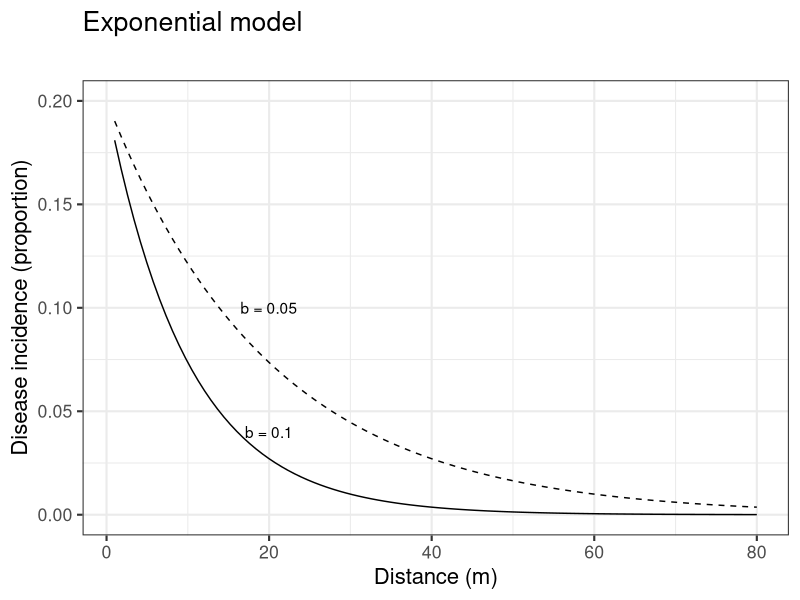
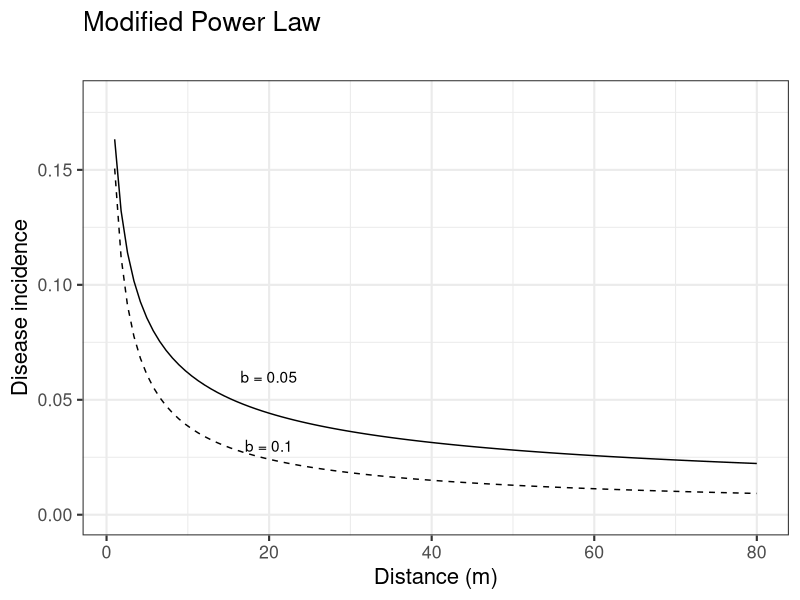
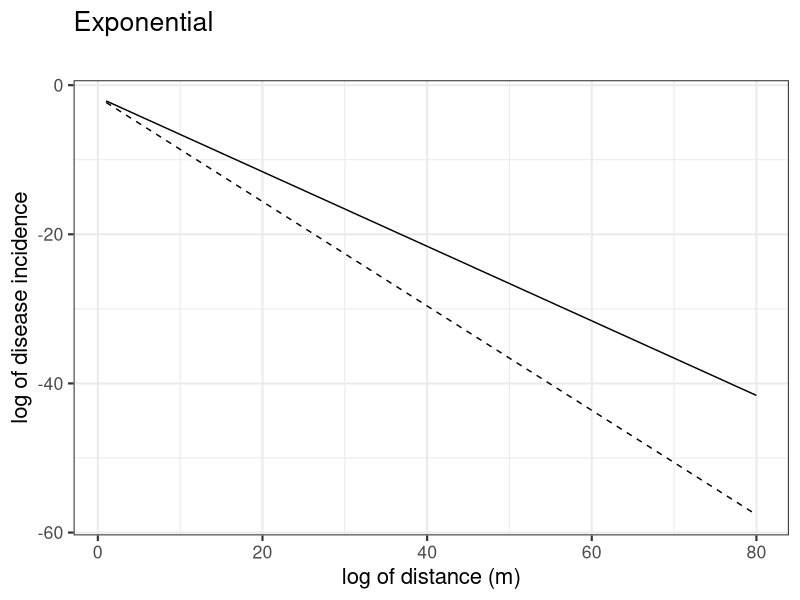
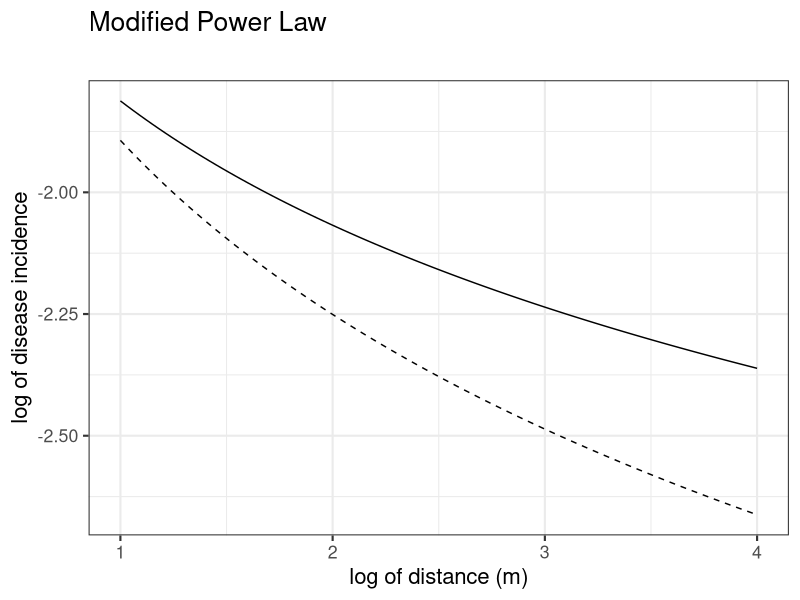
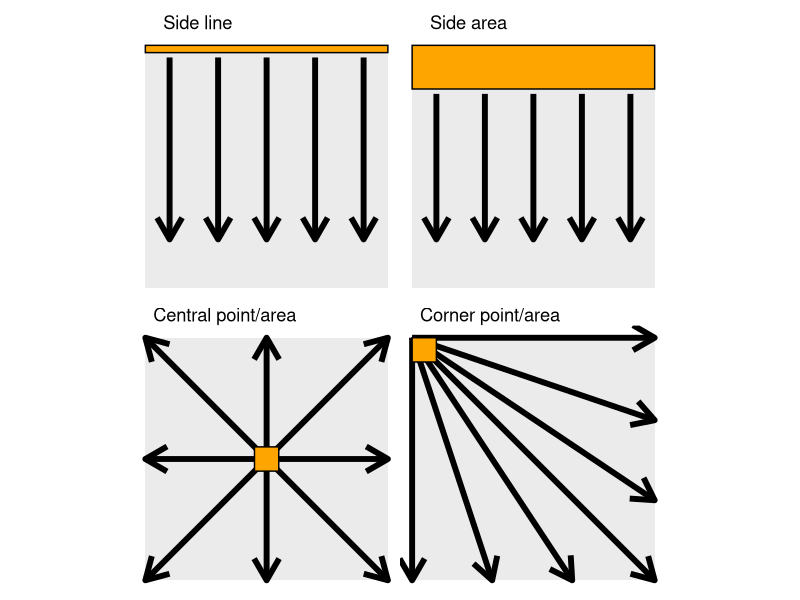

These figures' R source, in order:
## ---- chunk 1
#| code-fold: true
library(ggplot2)
line <- ggplot(data.frame(c(1:10),c(1:10)))+
  annotate("rect", xmin = 0, xmax = 10, ymin = 0, ymax = 10, fill = "gray92")+
  annotate("rect", xmin = 0, xmax = 10, ymin = 9.7, ymax = 10, color = "black", fill = "orange")+
  annotate("segment", size = 2, x = 1, xend = 1, y = 9.5, yend = 2, arrow = arrow())+
  annotate("segment", size = 2, x = 3, xend = 3, y = 9.5, yend = 2, arrow = arrow())+
  annotate("segment", size = 2, x = 5, xend = 5, y = 9.5, yend = 2, arrow = arrow())+
  annotate("segment", size = 2, x = 7, xend = 7, y = 9.5, yend = 2, arrow = arrow())+
  annotate("segment", size = 2, x = 9, xend = 9, y = 9.5, yend = 2, arrow = arrow())+
  ylim(0,10)+
  xlim(0,10)+
  coord_fixed()+
  theme_void()+
  labs(title = "      Side line")

area <- ggplot(data.frame(c(1:10),c(1:10)))+
  annotate("rect", xmin = 0, xmax = 10, ymin = 0, ymax = 10, fill = "gray92")+
  annotate("rect", xmin = 0, xmax = 10, ymin = 8.2, ymax = 10, color = "black", fill = "orange")+
  annotate("segment", size = 2, x = 1, xend = 1, y = 8, yend = 2, arrow = arrow())+
  annotate("segment", size = 2, x = 3, xend = 3, y = 8, yend = 2, arrow = arrow())+
  annotate("segment", size = 2, x = 5, xend = 5, y = 8, yend = 2, arrow = arrow())+
  annotate("segment", size = 2, x = 7, xend = 7, y = 8, yend = 2, arrow = arrow())+
  annotate("segment", size = 2, x = 9, xend = 9, y = 8, yend = 2, arrow = arrow())+
  ylim(0,10)+
  xlim(0,10)+
  coord_fixed()+
  theme_void()+
  labs(title = "      Side area")

point_central <- ggplot(data.frame(c(1:10),c(1:10)))+
  annotate("rect", xmin = 0, xmax = 10, ymin = 0, ymax = 10, fill = "gray92")+
  annotate("segment", size = 2, x = 5, xend = 10, y = 5, yend = 10, arrow = arrow())+
  annotate("segment", size = 2, x = 5, xend = 10, y = 5, yend = 5, arrow = arrow())+
  annotate("segment", size = 2, x = 5, xend = 10, y = 5, yend = 0, arrow = arrow())+
  
  annotate("segment", size = 2, x = 5, xend = 0, y = 5, yend = 0, arrow = arrow())+
  annotate("segment", size = 2, x = 5, xend = 0, y = 5, yend = 5, arrow = arrow())+
  annotate("segment", size = 2, x = 5, xend = 0, y = 5, yend = 10, arrow = arrow())+
  
  annotate("segment", size = 2, x = 5, xend = 5, y = 5, yend = 10, arrow = arrow())+
  annotate("segment", size = 2, x = 5, xend = 5, y = 5, yend = 0, arrow = arrow())+
   annotate("rect", xmin = 5.5, xmax = 4.5, ymin = 4.5, ymax = 5.5, color = "black", fill = "orange" )+
  ylim(0,10)+
  xlim(0,10)+
  coord_fixed()+
  theme_void()+
  labs(title = "    Central point/area")

point_corner <- ggplot(data.frame(c(1:10),c(1:10)))+
  annotate("rect", xmin = 0, xmax = 10, ymin = 0, ymax = 10, fill = "gray92")+
  
  annotate("segment", size = 2, x = 0, xend = 10, y = 10, yend = 0, arrow = arrow())+
  annotate("segment", size = 2, x = 0, xend = 6.6, y = 10, yend = 0, arrow = arrow())+
  annotate("segment", size = 2, x = 0, xend = 3.3, y = 10, yend = 0, arrow = arrow())+
  annotate("segment", size = 2, x = 0, xend = 0, y = 10, yend = 0, arrow = arrow())+
  annotate("segment", size = 2, x = 0, xend = 10, y = 10, yend = 3.3, arrow = arrow())+
  annotate("segment", size = 2, x = 0, xend = 10, y = 10, yend = 6.6, arrow = arrow())+
  annotate("segment", size = 2, x = 0, xend = 10, y = 10, yend = 10, arrow = arrow())+
  
  annotate("rect", xmin = 0, xmax = 1, ymin = 9, ymax = 10, color = "black", fill = "orange" )+
  ylim(0,10)+
  xlim(0,10)+
  coord_fixed()+
  theme_void()+
  labs(title = "    Corner point/area")

library(patchwork)
p_gradients <- (line | area)/
(point_central | point_corner)

ggsave("imgs/gradients.png", width =9, height =9, bg = "white")


## ---- chunk 2
library(tidyverse)
library(ggthemes)
library(patchwork)
library(cowplot) # for themes 
theme_set(theme_bw(base_size = 16)) # set global theme
## ---- chunk 3
a1 <- 0.2 # y at distance zero for gradient 1
a2 <- 0.2 # y at distance zero for gradient 2
b1 <- 0.1 # decline rate for gradient 1
b2 <- 0.05 # decline rate for gradient 2
max1 <- 80 # maximum distance for gradient 1
max2 <- 80 # maximum distance for gradient 2
dat <- data.frame(x = seq(1:max1), y = seq(0:a1))
## ---- chunk 4

dat |>
  ggplot(aes(x, y)) +
  stat_function(fun = function(x) a1 * exp(-b1 * x), linetype = 1) +
  stat_function(fun = function(x) a2 * exp(-b2 * x), linetype = 2) +
  ylim(0, a1) +
  annotate("text", x = 20, y = 0.04, label = "b = 0.1") +
  annotate("text", x = 20, y = 0.10, label = "b = 0.05") +
  labs(
    title = "Exponential model",
    subtitle = "",
    x = "Distance (m)",
    y = "Disease incidence (proportion)"
  )
## ---- chunk 5
C <- 0.5
a1 <- 0.2 # y at zero distance for gradient 1
a2 <- 0.2 # y at zero distance for gradient 2
b1 <- 0.5 # decline rate for gradient 1
b2 <- 0.7 # decline rate for gradient 2
max1 <- 80 # maximum distance for gradient 1
max2 <- 80 # maximum distance for gradient 2
dat2 <- data.frame(x = seq(1:max1), y = seq(0:a1))


dat2 |>
  ggplot(aes(x, y)) +
  stat_function(fun = function(x) a1 * ((x + C)^-b1), linetype = 1) +
  stat_function(fun = function(x) a2 * ((x + C)^-b2), linetype = 2) +
  ylim(0, a1 - 0.02) +
  annotate("text", x = 20, y = 0.03, label = "b = 0.1") +
  annotate("text", x = 20, y = 0.06, label = "b = 0.05") +
  labs(
    title = "Modified Power Law",
    subtitle = "",
    x = "Distance (m)",
    y = "Disease incidence"
  )
## ---- chunk 6
C <- 0.5
a1 <- 0.2 # y at zero distance for gradient 1
a2 <- 0.2 # y at zero distance for gradient 2
b1 <- 0.5 # decline rate for gradient 1
b2 <- 0.7 # decline rate for gradient 2
max1 <- 80 # maximum distance for gradient 1
max2 <- 80 # maximum distance for gradient 2
dat2 <- data.frame(x = seq(1:max1), y = seq(0:a1))

dat2 |>
  ggplot(aes(x, y)) +
  stat_function(fun = function(x) log(a1) - (b1 * x), linetype = 1) +
  stat_function(fun = function(x) log(a2) - (b2 * x), linetype = 2) +
  labs(
    title = "Exponential",
    subtitle = "",
    x = "log of distance (m)",
    y = "log of disease incidence"
  )
## ---- chunk 7
C <- 0.5
a1 <- 0.2 # y at zero distance for gradient 1
a2 <- 0.2 # y at zero distance for gradient 2
b1 <- 0.5 # decline rate for gradient 1
b2 <- 0.7 # decline rate for gradient 2
max1 <- log(80) # maximum distance for gradient 1
max2 <- log(80) # maximum distance for gradient 2
dat2 <- data.frame(x = seq(1:max1), y = seq(0:a1))

dat2 |>
  ggplot(aes(x, y)) +
  stat_function(fun = function(x) log(a1) - (b1 * log(x + C)), linetype = 1) +
  stat_function(fun = function(x) log(a2) - (b2 * log(x + C)), linetype = 2) +
  labs(
    title = "Modified Power Law",
    subtitle = "",
    x = "log of distance (m)",
    y = "log of disease incidence"
  )
